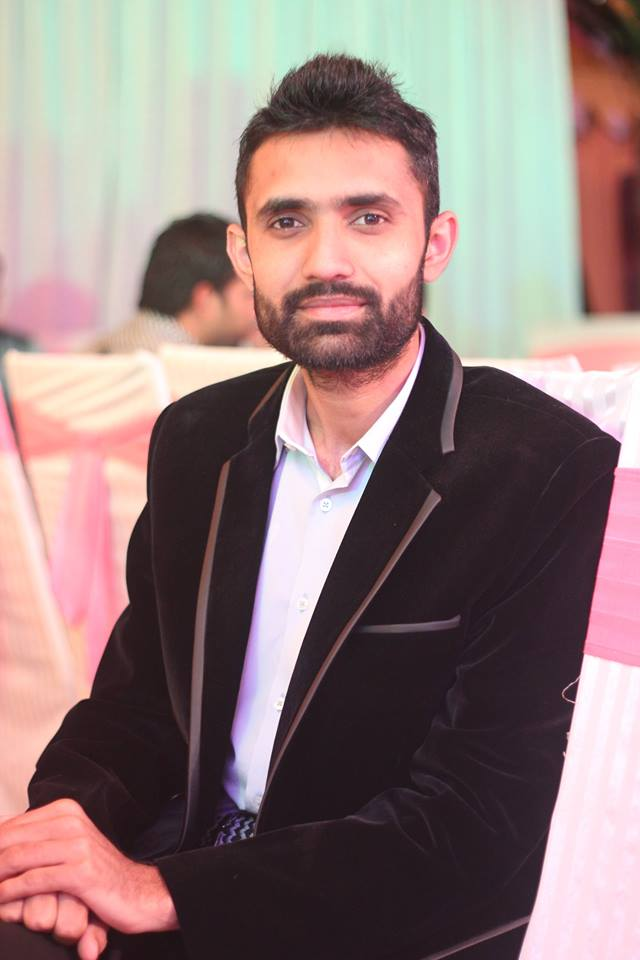
#> input picture test1.jpg, 640 x 960 px, found by its file name; its folder holds only this picture in this run
$ jupyter execute --allow-errors OpenCV-Face-Recognition-Python.ipynb
#> lines starting #> are read from the running program, lines starting #| are printed output that depends on the picture
#> further down, test_img1 is the input picture: shape (960, 640, 3); mean B, G, R 123.4, 124.7, 146.5
# Face Recognition with OpenCV and Python

## Introduction

# Coding Face Recognition with OpenCV

The Face Recognition process in this tutorial is divided into three steps.

1. **Prepare training data:** In this step we will read training images for each person/subject along with their labels, detect faces from each image and assign each detected face an integer label of the person it belongs to.
2. **Train Face Recognizer:** In this step we will train OpenCV's LBPH face recognizer by feeding it the data we prepared in step 1.
3. **Testing:** In this step we will pass some test images to face recognizer and see if it predicts them correctly.

To detect faces, I will use the code from my previous article on [face detection](https://www.superdatascience.com/opencv-face-detection/). So if you have not read it, I encourage you to do so to understand how face detection works and its Python coding.

### Code Dependencies

1. [OpenCV 3.2.0](http://opencv.org/releases.html).
2. [Python v3.5](https://www.python.org/downloads/).
3. [NumPy](http://www.numpy.org/) Numpy makes computing in Python easy. Amont other things it contains a powerful implementation of N-dimensional arrays which we will use for feeding data as input to OpenCV functions.

### Import Required Modules

Before starting the actual coding we need to import the required modules for coding. So let's import them first.

- **cv2:** is _OpenCV_ module for Python which we will use for face detection and face recognition.
- **os:** We will use this Python module to read our training directories and file names.
- **numpy:** We will use this module to convert Python lists to numpy arrays as OpenCV face recognizers accept numpy arrays.

[cell 1]
#import OpenCV module
import cv2
#import os module for reading training data directories and paths
import os
#import numpy to convert python lists to numpy arrays as
#it is needed by OpenCV face recognizers
import numpy as np

### Training Data

The more images used in training the better. Normally a lot of images are used for training a face recognizer so that it can learn different looks of the same person, for example with glasses, without glasses, laughing, sad, happy, crying, with beard, without beard etc. To keep our tutorial simple we are going to use only 12 images for each person.

So our training data consists of total 2 persons with 12 images of each person. All training data is inside _`training-data`_ folder. _`training-data`_ folder contains one folder for each person and **each folder is named with format `sLabel (e.g. s1, s2)` where label is actually the integer label assigned to that person**. For example folder named s1 means that this folder contains images for person 1. The directory structure tree for training data is as follows:

```
training-data
|-------------- s1
|               |-- 1.jpg
|               |-- ...
|               |-- 12.jpg
|-------------- s2
|               |-- 1.jpg
|               |-- ...
|               |-- 12.jpg
```

The _`test-data`_ folder contains images that we will use to test our face recognizer after it has been successfully trained.

As OpenCV face recognizer accepts labels as integers so we need to define a mapping between integer labels and persons actual names so below I am defining a mapping of persons integer labels and their respective names.

**Note:** As we have not assigned `label 0` to any person so **the mapping for label 0 is empty**.

[cell 2]
#there is no label 0 in our training data so subject name for index/label 0 is empty
subjects = ["", "Ramiz Raja", "Elvis Presley"]

### Prepare training data

You may be wondering why data preparation, right? Well, OpenCV face recognizer accepts data in a specific format. It accepts two vectors, one vector is of faces of all the persons and the second vector is of integer labels for each face so that when processing a face the face recognizer knows which person that particular face belongs too.

For example, if we had 2 persons and 2 images for each person.

```
PERSON-1    PERSON-2

img1        img1
img2        img2
```

Then the prepare data step will produce following face and label vectors.

```
FACES                        LABELS

person1_img1_face              1
person1_img2_face              1
person2_img1_face              2
person2_img2_face              2
```

Preparing data step can be further divided into following sub-steps.

1. Read all the folder names of subjects/persons provided in training data folder. So for example, in this tutorial we have folder names: `s1, s2`.
2. For each subject, extract label number. **Do you remember that our folders have a special naming convention?** Folder names follow the format `sLabel` where `Label` is an integer representing the label we have assigned to that subject. So for example, folder name `s1` means that the subject has label 1, s2 means subject label is 2 and so on. The label extracted in this step is assigned to each face detected in the next step.
3. Read all the images of the subject, detect face from each image.
4. Add each face to faces vector with corresponding subject label (extracted in above step) added to labels vector.

[cell 3]
#function to detect face using OpenCV
def detect_face(img):
    #convert the test image to gray image as opencv face detector expects gray images
    gray = cv2.cvtColor(img, cv2.COLOR_BGR2GRAY)
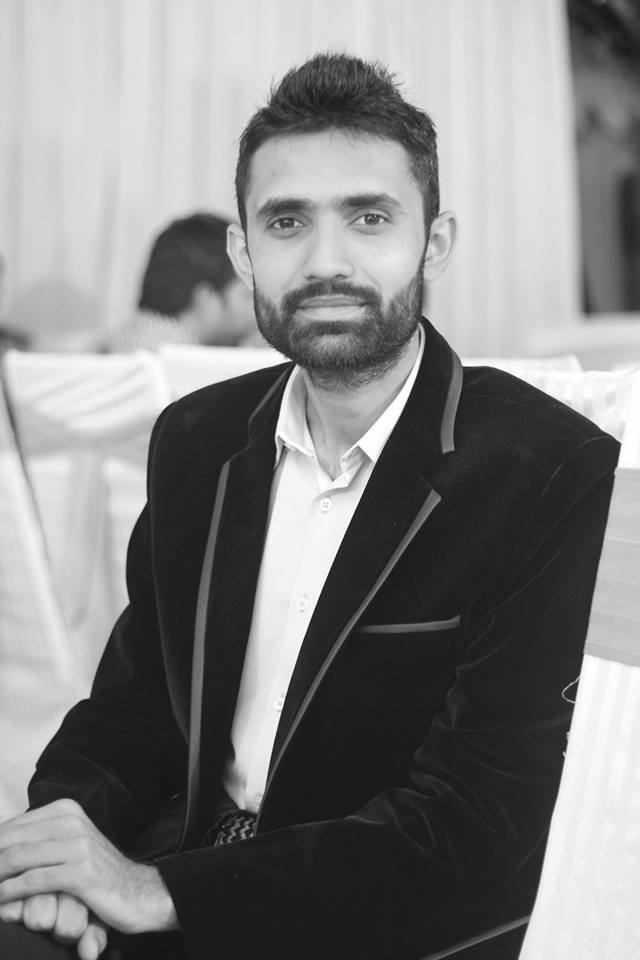
#> gray: shape (960, 640); min 9, max 255, mean 131.1

    #load OpenCV face detector, I am using LBP which is fast
    #there is also a more accurate but slow Haar classifier
    face_cascade = cv2.CascadeClassifier('C:/Users/aksha/face_recog/lbpcascade_frontalface.xml')
    #let's detect multiscale (some images may be closer to camera than others) images
    #result is a list of faces
    faces = face_cascade.detectMultiScale(gray, scaleFactor=1.2, minNeighbors=5);
#> faces = [[214, 131, 228, 228]]

    #if no faces are detected then return original img
    if (len(faces) == 0):
        return None, None

    #under the assumption that there will be only one face,
    #extract the face area
    (x, y, w, h) = faces[0]
#> x = 214; y = 131; w = 228; h = 228

    #return only the face part of the image
    return gray[y:y+w, x:x+h], faces[0]

I am using OpenCV's **LBP face detector**. On _line 4_, I convert the image to grayscale because most operations in OpenCV are performed in gray scale, then on _line 8_ I load LBP face detector using `cv2.CascadeClassifier` class. After that on _line 12_ I use `cv2.CascadeClassifier` class' `detectMultiScale` method to detect all the faces in the image. on _line 20_, from detected faces I only pick the first face because in one image there will be only one face (under the assumption that there will be only one prominent face). As faces returned by `detectMultiScale` method are actually rectangles (x, y, width, height) and not actual faces images so we have to extract face image area from the main image. So on _line 23_ I extract face area from gray image and return both the face image area and face rectangle.

Now you have got a face detector and you know the 4 steps to prepare the data, so are you ready to code the prepare data step? Yes? So let's do it.

[cell 4]
#this function will read all persons' training images, detect face from each image
#and will return two lists of exactly same size, one list
# of faces and another list of labels for each face
def prepare_training_data(data_folder_path):

    #------STEP-1--------
    #get the directories (one directory for each subject) in data folder
    dirs = os.listdir(data_folder_path)

    #list to hold all subject faces
    faces = []
    #list to hold labels for all subjects
    labels = []

    #let's go through each directory and read images within it
    for dir_name in dirs:

        #our subject directories start with letter 's' so
        #ignore any non-relevant directories if any
        if not dir_name.startswith("s"):
            continue;

        #------STEP-2--------
        #extract label number of subject from dir_name
        #format of dir name = slabel
        #, so removing letter 's' from dir_name will give us label
        label = int(dir_name.replace("s", ""))

        #build path of directory containin images for current subject subject
        #sample subject_dir_path = "training-data/s1"
        subject_dir_path = data_folder_path + "/" + dir_name

        #get the images names that are inside the given subject directory
        subject_images_names = os.listdir(subject_dir_path)

        #------STEP-3--------
        #go through each image name, read image,
        #detect face and add face to list of faces
        for image_name in subject_images_names:

            #ignore system files like .DS_Store
            if image_name.startswith("."):
                continue;

            #build image path
            #sample image path = training-data/s1/1.pgm
            image_path = subject_dir_path + "/" + image_name

            #read image
            image = cv2.imread(image_path)

            #display an image window to show the image
            cv2.imshow("Training on image...", image)
            cv2.waitKey(100)

            #detect face
            face, rect = detect_face(image)

            #------STEP-4--------
            #for the purpose of this tutorial
            #we will ignore faces that are not detected
            if face is not None:
                #add face to list of faces
                faces.append(face)
                #add label for this face
                labels.append(label)

    cv2.destroyAllWindows()
    cv2.waitKey(1)
    cv2.destroyAllWindows()

    return faces, labels

[cell 5]
#let's first prepare our training data
#data will be in two lists of same size
#one list will contain all the faces
#and other list will contain respective labels for each face
print("Preparing data...")
#> (the rest of this cell did not finish here and is left out)

### Train Face Recognizer

As we know, OpenCV comes equipped with three face recognizers.

1. EigenFace Recognizer: This can be created with `cv2.face.createEigenFaceRecognizer()`
2. FisherFace Recognizer: This can be created with `cv2.face.createFisherFaceRecognizer()`
3. Local Binary Patterns Histogram (LBPH): This can be created with `cv2.face.LBPHFisherFaceRecognizer()`

I am going to use LBPH face recognizer but you can use any face recognizer of your choice. No matter which of the OpenCV's face recognizer you use the code will remain the same. You just have to change one line, the face recognizer initialization line given below.

[cell 6]
##python -m pip install --user opencv-contrib-python

#create our LBPH face recognizer
face_recognizer = cv2.face.LBPHFaceRecognizer_create()

#or use EigenFaceRecognizer by replacing above line with
#face_recognizer = cv2.face.createEigenFaceRecognizer()

#or use FisherFaceRecognizer by replacing above line with
#face_recognizer = cv2.face.createFisherFaceRecognizer()

[cell 7]
recognizer = cv2.face.LBPHFaceRecognizer_create()

Now that we have initialized our face recognizer and we also have prepared our training data, it's time to train the face recognizer. We will do that by calling the `train(faces-vector, labels-vector)` method of face recognizer.

#> (a cell that did not finish here is left out)

**Did you notice** that instead of passing `labels` vector directly to face recognizer I am first converting it to **numpy** array? This is because OpenCV expects labels vector to be a `numpy` array.

Still not satisfied? Want to see some action? Next step is the real action, I promise!

### Prediction

Now comes my favorite part, the prediction part. This is where we actually get to see if our algorithm is actually recognizing our trained subjects's faces or not. We will take two test images of our celeberities, detect faces from each of them and then pass those faces to our trained face recognizer to see if it recognizes them.

Below are some utility functions that we will use for drawing bounding box (rectangle) around face and putting celeberity name near the face bounding box.

[cell 9]
#function to draw rectangle on image
#according to given (x, y) coordinates and
#given width and heigh
def draw_rectangle(img, rect):
    (x, y, w, h) = rect
    cv2.rectangle(img, (x, y), (x+w, y+h), (0, 255, 0), 2)

#function to draw text on give image starting from
#passed (x, y) coordinates.
def draw_text(img, text, x, y):
    cv2.putText(img, text, (x, y), cv2.FONT_HERSHEY_PLAIN, 1.5, (0, 255, 0), 2)

First function `draw_rectangle` draws a rectangle on image based on passed rectangle coordinates. It uses OpenCV's built in function `cv2.rectangle(img, topLeftPoint, bottomRightPoint, rgbColor, lineWidth)` to draw rectangle. We will use it to draw a rectangle around the face detected in test image.

Second function `draw_text` uses OpenCV's built in function `cv2.putText(img, text, startPoint, font, fontSize, rgbColor, lineWidth)` to draw text on image.

Now that we have the drawing functions, we just need to call the face recognizer's `predict(face)` method to test our face recognizer on test images. Following function does the prediction for us.

[cell 10]
#this function recognizes the person in image passed
#and draws a rectangle around detected face with name of the
#subject
def predict(test_img):
    #detect face from the image
        img = test_img.copy()
        face, rect = detect_face(img)
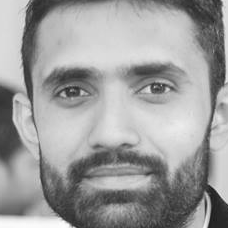
#> face: shape (228, 228); min 25, max 253, mean 156.5
#> rect = [214, 131, 228, 228]

        #predict the image using our face recognizer
        label= face_recognizer.predict(face)
        #get name of respective label returned by face recognizer
        label_text = subjects[label[0]]

        #draw a rectangle around face detected
        draw_rectangle(img, rect)
        #draw name of predicted person
        draw_text(img, label_text, rect[0], rect[1]-5)

        return img

* **line-6** read the test image
* **line-7** detect face from test image
* **line-11** recognize the face by calling face recognizer's `predict(face)` method. This method will return a lable
* **line-12** get the name associated with the label
* **line-16** draw rectangle around the detected face
* **line-18** draw name of predicted subject above face rectangle

Now that we have the prediction function well defined, next step is to actually call this function on our test images and display those test images to see if our face recognizer correctly recognized them. So let's do it. This is what we have been waiting for.

[cell 11]
print("Predicting images...")

#load test images
test_img1 = cv2.imread("C:/Users/aksha/face_recog/faces/faces/test-data/test1.jpg")
test_img2 = cv2.imread("C:/Users/aksha/face_recog/faces/faces/test-data/test2.jpg")
print(subjects[1])
#perform a prediction
#> (the rest of this cell did not finish here and is left out)
